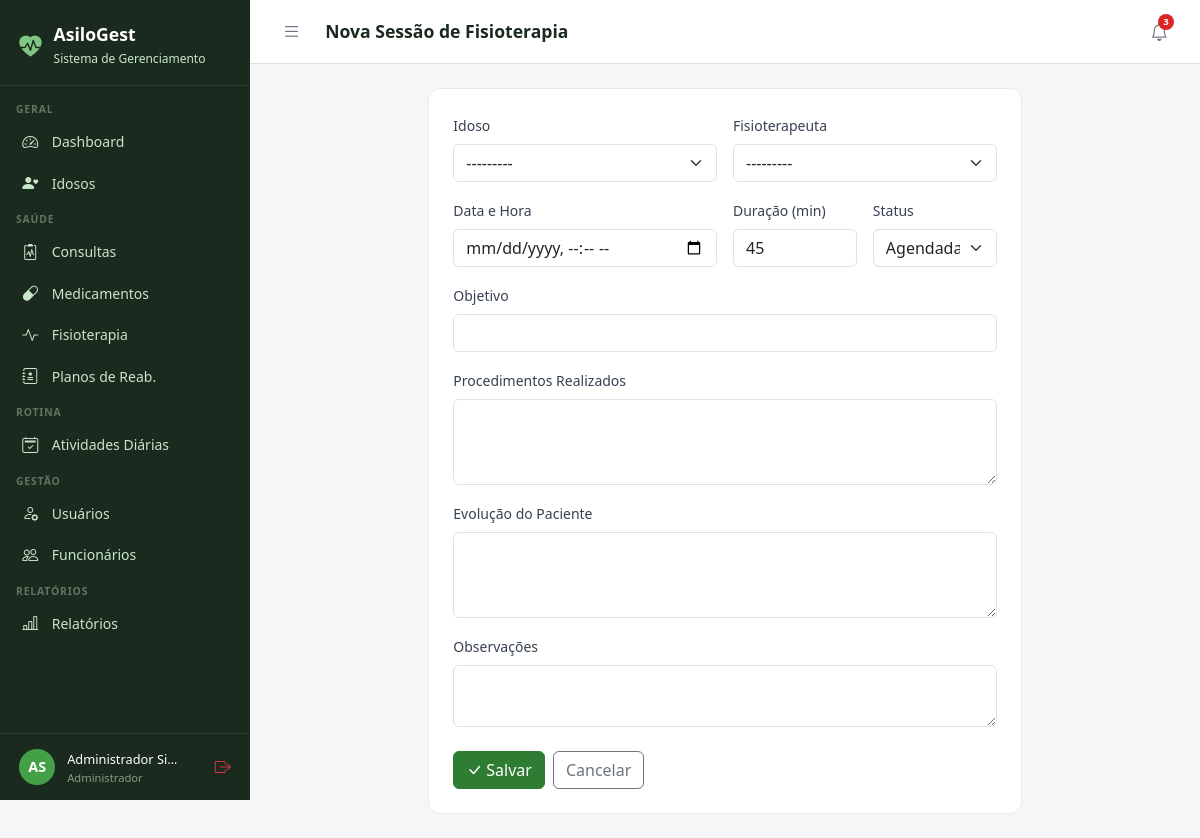
Screenshot of /fisioterapia/nova/ (signed in) with the database file from the repository.
### core/models.py (models this page shows, shortened)
class Usuario(AbstractUser):
    PERFIL_CHOICES = [
        ('administrador', 'Administrador'),
        ('medico', 'Médico'),
        ('fisioterapeuta', 'Fisioterapeuta'),
        ('enfermeiro', 'Enfermeiro(a)'),
        ('recepcionista', 'Recepcionista'),
        ('familiar', 'Familiar do Idoso'),
    ]
    perfil = models.CharField(
        max_length=20, choices=PERFIL_CHOICES,
        default='recepcionista', verbose_name='Perfil de Acesso'
    )
    telefone = models.CharField(max_length=15, blank=True, verbose_name='Telefone')
    cpf = models.CharField(max_length=14, unique=True, null=True, blank=True, verbose_name='CPF')
    foto = models.ImageField(upload_to='usuarios/', blank=True, null=True, verbose_name='Foto')
    data_nascimento = models.DateField(null=True, blank=True, verbose_name='Data de Nascimento')
    especialidade = models.CharField(
        max_length=100, blank=True, verbose_name='Especialidade',
        help_text='Preencha para Médico ou Fisioterapeuta'
    )
    data_admissao = models.DateField(null=True, blank=True, verbose_name='Data de Admissão')
    primeiro_acesso = models.BooleanField(
        default=True, verbose_name='Primeiro Acesso',
        help_text='Usuário deve definir senha no primeiro login'
    )
    ativo = models.BooleanField(default=True, verbose_name='Ativo')
    criado_em = models.DateTimeField(auto_now_add=True)
    class Meta:
        verbose_name = 'Usuário'
        verbose_name_plural = 'Usuários'
        ordering = ['first_name', 'last_name']
    def __str__(self):
        return f"{self.get_full_name()} ({self.get_perfil_display()})"
    @property
    def is_administrador(self):
        return self.perfil == 'administrador' or self.is_superuser
    @property
    def is_fisioterapeuta(self):
        return self.perfil == 'fisioterapeuta'
    @property
    def is_familiar(self):
        return self.perfil == 'familiar'
    @property
    def pode_ver_saude(self):
        return (self.is_administrador or self.is_medico
                or self.is_fisioterapeuta or self.is_enfermeiro)
    @property
    def pode_cadastrar_usuarios(self):
        return self.is_administrador or self.is_recepcionista
    @property
    def pode_administrar(self):
        return self.is_administrador

### fisioterapia/views.py (the view, shortened to what this page needs)
# urls.py: path('nova/', views.novo, name='novo'),
@login_required
@perfil_required('fisioterapeuta')
def novo(request):
    form = SessaoForm(request.POST or None)
    return render(request, 'fisioterapia/form.html', {
        'form': form, 'titulo': 'Nova Sessão de Fisioterapia'
    })

### fisioterapia/forms.py
class SessaoForm(forms.ModelForm):
    class Meta:
        model = SessaoFisioterapia
        exclude = ['criado_em']
        widgets = {
            'idoso': forms.Select(attrs={'class': 'form-select'}),
            'fisioterapeuta': forms.Select(attrs={'class': 'form-select'}),
            'data_hora': forms.DateTimeInput(attrs={'type': 'datetime-local', 'class': 'form-control'}),
            'duracao_minutos': forms.NumberInput(attrs={'class': 'form-control'}),
            'status': forms.Select(attrs={'class': 'form-select'}),
            'objetivo': forms.TextInput(attrs={'class': 'form-control'}),
            'procedimentos': forms.Textarea(attrs={'class': 'form-control', 'rows': 3}),
            'evolucao': forms.Textarea(attrs={'class': 'form-control', 'rows': 3}),
            'observacoes': forms.Textarea(attrs={'class': 'form-control', 'rows': 2}),
        }

### idosos/models.py (called while the page is built)
    def __str__(self):
        return self.nome

### templates/fisioterapia/form.html
{% extends 'base.html' %}
{% block title %}{{ titulo }}{% endblock %}{% block page_title %}{{ titulo }}{% endblock %}
{% block content %}<div class="row justify-content-center"><div class="col-lg-8"><div class="form-card">
<form method="post">{% csrf_token %}<div class="row g-3">
  <div class="col-md-6"><label class="form-label">Idoso</label>{{ form.idoso }}</div>
  <div class="col-md-6"><label class="form-label">Fisioterapeuta</label>{{ form.fisioterapeuta }}</div>
  <div class="col-md-6"><label class="form-label">Data e Hora</label>{{ form.data_hora }}</div>
  <div class="col-md-3"><label class="form-label">Duração (min)</label>{{ form.duracao_minutos }}</div>
  <div class="col-md-3"><label class="form-label">Status</label>{{ form.status }}</div>
  <div class="col-12"><label class="form-label">Objetivo</label>{{ form.objetivo }}</div>
  <div class="col-12"><label class="form-label">Procedimentos Realizados</label>{{ form.procedimentos }}</div>
  <div class="col-12"><label class="form-label">Evolução do Paciente</label>{{ form.evolucao }}</div>
  <div class="col-12"><label class="form-label">Observações</label>{{ form.observacoes }}</div>
  <div class="col-12 d-flex gap-2 pt-2">
    <button type="submit" class="btn btn-primary"><i class="bi bi-check-lg me-1"></i>Salvar</button>
    <a href="{% url 'fisioterapia:lista' %}" class="btn btn-outline-secondary">Cancelar</a>
  </div>
</div></form></div></div></div>{% endblock %}

### templates/base.html (shortened to what this page needs)
<!DOCTYPE html>
<html lang="pt-br">
<head>
  <link href="https://cdn.jsdelivr.net/npm/bootstrap@5.3.0/dist/css/bootstrap.min.css" rel="stylesheet">
  <link href="https://cdn.jsdelivr.net/npm/bootstrap-icons@1.11.0/font/bootstrap-icons.css" rel="stylesheet">
</head>
<body>
{% if user.is_authenticated %}
<div id="sidebar">
  <div class="sidebar-brand">
    <i class="bi bi-heart-pulse-fill" style="color:#81C784;font-size:1.4rem;"></i>
    <div>
      <h5 style="margin:0;">AsiloGest</h5>
      <small>Sistema de Gerenciamento</small>
    </div>
  </div>
  <nav class="sidebar-nav">
    <div class="nav-section">Geral</div>
    <a href="{% url 'dashboard' %}" class="sidebar-link {% if request.resolver_match.url_name == 'dashboard' %}active{% endif %}">
      <i class="bi bi-speedometer2"></i> Dashboard
    </a>
    <a href="{% url 'idosos:lista' %}" class="sidebar-link">
      <i class="bi bi-person-heart"></i>
      {% if user.is_familiar %}Meus Familiares{% else %}Idosos{% endif %}
    </a>
    {% if user.pode_ver_saude or user.is_familiar %}
    <div class="nav-section">Saúde</div>
    <a href="{% url 'consultas:lista' %}" class="sidebar-link">
      <i class="bi bi-clipboard2-pulse"></i> Consultas
    </a>
    <a href="{% url 'medicamentos:lista' %}" class="sidebar-link">
      <i class="bi bi-capsule"></i> Medicamentos
    </a>
    <a href="{% url 'fisioterapia:lista' %}" class="sidebar-link">
      <i class="bi bi-activity"></i> Fisioterapia
    </a>
    {% if user.pode_ver_saude and not user.is_familiar %}
    <a href="{% url 'fisioterapia:planos_lista' %}" class="sidebar-link">
      <i class="bi bi-journal-medical"></i> Planos de Reab.
    </a>
    {% endif %}
    {% endif %}
    <div class="nav-section">Rotina</div>
    <a href="{% url 'atividades:lista' %}" class="sidebar-link">
      <i class="bi bi-calendar2-check"></i> Atividades Diárias
    </a>
    {% if user.pode_cadastrar_usuarios %}
    <div class="nav-section">Gestão</div>
    <a href="{% url 'usuarios_lista' %}" class="sidebar-link">
      <i class="bi bi-person-gear"></i> Usuários
    </a>
    {% endif %}
    {% if user.pode_administrar %}
    <a href="{% url 'funcionarios:lista' %}" class="sidebar-link">
      <i class="bi bi-people"></i> Funcionários
    </a>
    {% endif %}
    {% if user.pode_ver_saude or user.pode_administrar %}
    <div class="nav-section">Relatórios</div>
    <a href="{% url 'relatorios:lista' %}" class="sidebar-link">
      <i class="bi bi-bar-chart-line"></i> Relatórios
    </a>
    {% endif %}
  </nav>
  <div class="sidebar-user">
    <div class="avatar">{{ user.first_name|first|upper }}{{ user.last_name|first|upper }}</div>
    <div class="info" style="min-width:0;flex:1;">
      <span>{{ user.get_full_name|truncatechars:18 }}</span>
      <small>{{ user.get_perfil_display }}</small>
    </div>
    <a href="{% url 'logout' %}" class="text-danger" title="Sair" style="flex-shrink:0;">
      <i class="bi bi-box-arrow-right"></i>
    </a>
  </div>
</div>
<div id="main">
  <div class="topbar">
    <div class="topbar-left">
      <button class="btn-toggle-sidebar" onclick="toggleSidebar()" title="Menu">
        <i class="bi bi-list"></i>
      </button>
      <h4>{% block page_title %}{% endblock %}</h4>
    </div>
    <div class="d-flex align-items-center gap-2">
      <div style="position:relative;">
        <button class="notif-btn" id="notifBtn" onclick="toggleNotif()" title="Notificações">
          <i class="bi bi-bell"></i>
          {% if notif_count %}
          <span class="notif-badge">{{ notif_count }}</span>
          {% endif %}
        </button>
      </div>
    </div>
  </div>
  <div class="content">
    {% block content %}{% endblock %}
  </div>
</div>
{% else %}
{% block full_content %}{% endblock %}
{% endif %}
</body>
</html>

### templates/base.html (style rules this page uses)
:root { --sidebar-width: 250px; --primary: #2E7D32; --primary-light: #43A047; --accent: #1565C0; --bg-sidebar: #1B2A1E; --bg-sidebar-hover: #2E4A33; --text-sidebar: #C8E6C9; --transition: 0.3s ease; }
body { background: #F4F6F8; font-family: 'Segoe UI', sans-serif; }
#sidebar { position: fixed; top: 0; left: 0; width: var(--sidebar-width); height: 100vh; background: var(--bg-sidebar); z-index: 1000; display: flex; flex-direction: column; overflow-y: auto; transition: transform var(--transition); }
.sidebar-brand { padding: 1.5rem 1.2rem 1rem; border-bottom: 1px solid rgba(255,255,255,0.08); display: flex; align-items: center; gap: .75rem; }
.sidebar-brand h5 { color: #fff; font-weight: 700; margin: 0; font-size: 1.1rem; }
.sidebar-brand small { color: var(--text-sidebar); font-size: .75rem; }
.sidebar-nav { padding: .5rem 0; flex: 1; }
.nav-section { padding: .5rem 1rem .2rem; color: rgba(200,230,201,.4); font-size: .65rem; font-weight: 700; letter-spacing: .08em; text-transform: uppercase; }
.sidebar-link { display: flex; align-items: center; gap: .65rem; padding: .55rem 1.2rem; color: var(--text-sidebar); text-decoration: none; font-size: .875rem; transition: all .2s; border-left: 3px solid transparent; }
.sidebar-link i { font-size: 1rem; width: 1.2rem; }
.sidebar-user { padding: .8rem 1.2rem; border-top: 1px solid rgba(255,255,255,0.08); display: flex; align-items: center; gap: .75rem; }
.sidebar-user .avatar { width: 36px; height: 36px; background: var(--primary-light); border-radius: 50%; display: flex; align-items: center; justify-content: center; color: #fff; font-weight: 700; font-size: .9rem; flex-shrink: 0; }
.sidebar-user .info small { color: rgba(200,230,201,.6); font-size: .7rem; display: block; }
.sidebar-user .info span { color: #fff; font-size: .8rem; }
#main { margin-left: var(--sidebar-width); min-height: 100vh; display: flex; flex-direction: column; transition: margin-left var(--transition); }
.topbar { background: #fff; border-bottom: 1px solid #E0E0E0; padding: .75rem 1.5rem; display: flex; align-items: center; justify-content: space-between; position: sticky; top: 0; z-index: 999; }
.topbar-left { display: flex; align-items: center; gap: 1rem; }
.topbar h4 { margin: 0; font-size: 1.1rem; font-weight: 600; color: #1B2A1E; }
.btn-toggle-sidebar { background: none; border: none; padding: .4rem .5rem; color: #6B7280; cursor: pointer; border-radius: 6px; font-size: 1.2rem; line-height: 1; transition: background .2s, color .2s; }
.notif-btn { position: relative; background: none; border: none; padding: .4rem .5rem; color: #6B7280; cursor: pointer; border-radius: 6px; font-size: 1.1rem; transition: background .2s, color .2s; }
.notif-badge { position: absolute; top: 2px; right: 2px; background: #DC2626; color: #fff; font-size: .6rem; font-weight: 700; min-width: 16px; height: 16px; border-radius: 8px; padding: 0 4px; display: flex; align-items: center; justify-content: center; }
.content { padding: 1.5rem; flex: 1; }
.form-card { background: #fff; border-radius: 12px; border: 1px solid #E8EAF0; padding: 1.5rem; }
.form-label { font-weight: 500; font-size: .875rem; color: #374151; }
.btn-primary { background: var(--primary); border-color: var(--primary); }

### rows the page displays
Usuario: first_name|first "A", last_name|first "S", get_full_name "Administrador Si…", perfil "Administrador"

### other values shown
{{ titulo }} "Nova Sessão de Fisioterapia"
{{ notif_count }} "3"
